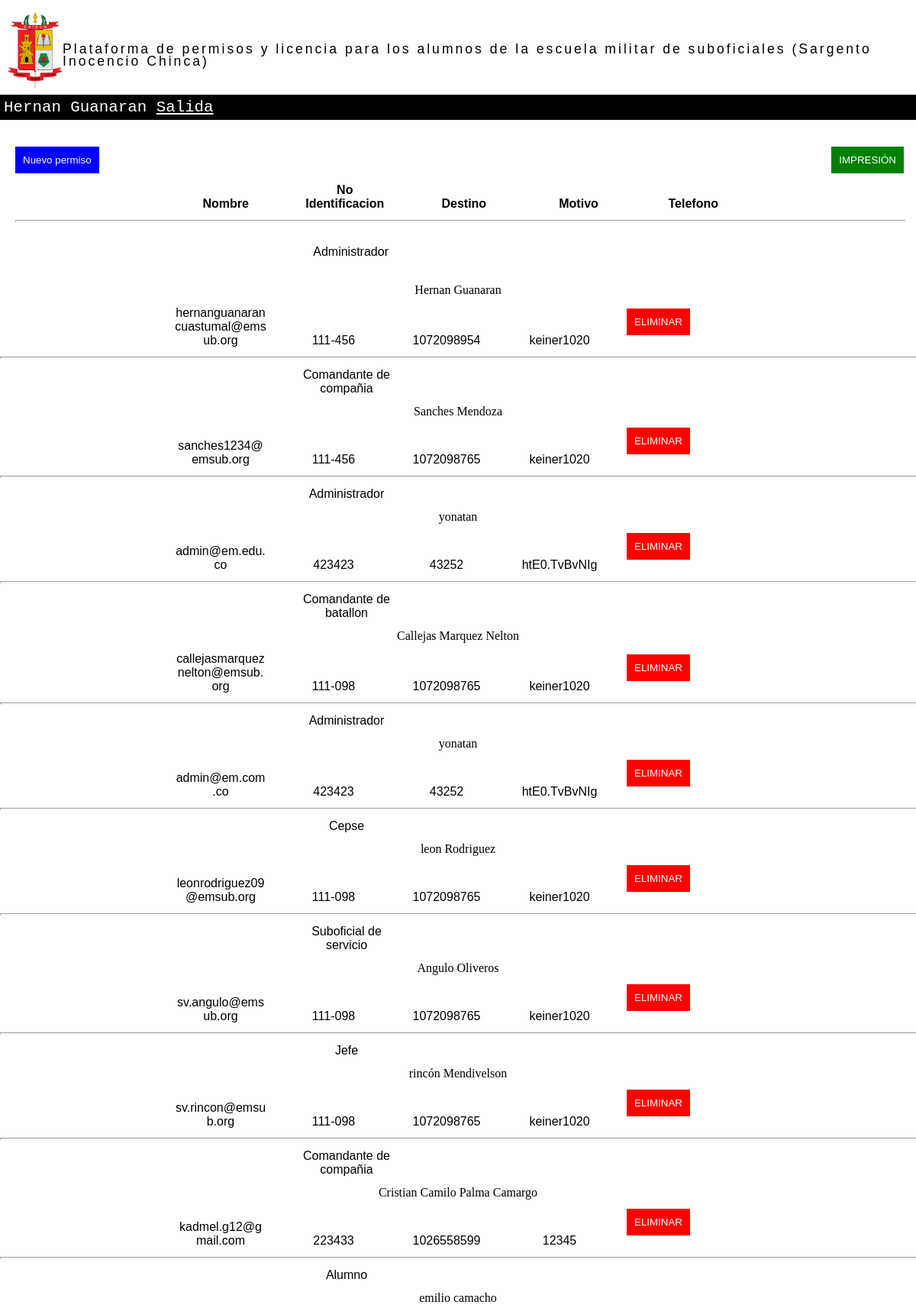
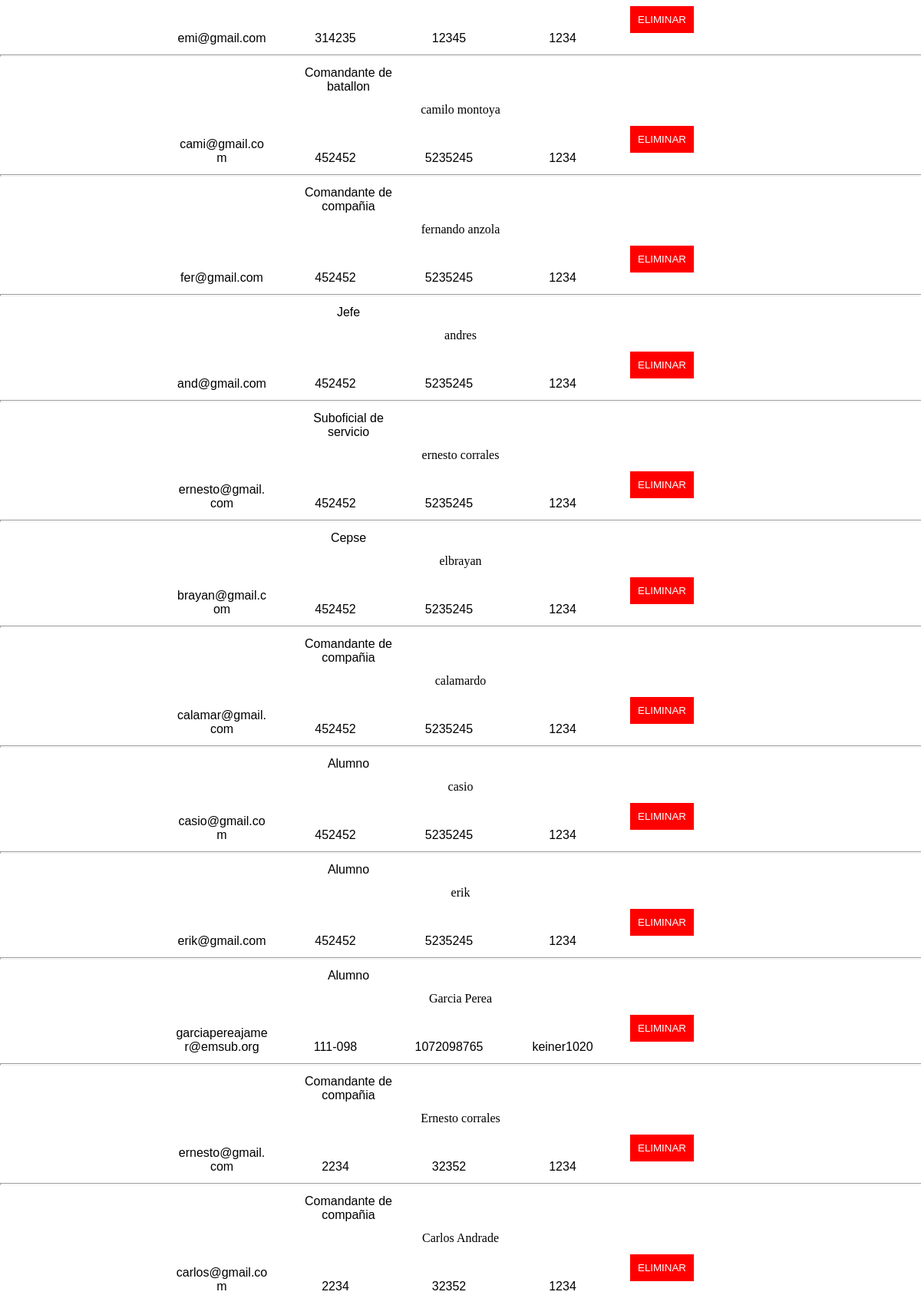
The app's page /admin.php (signed in, upper part) with its own data (2 pictures, top to bottom).
### tables this page shows
CREATE TABLE `user` (
  `id` int(11) NOT NULL,
  `rol` varchar(20) NOT NULL,
  `n` varchar(60) NOT NULL,
  `email` varchar(40) NOT NULL,
  `cc` varchar(40) NOT NULL,
  `ide` varchar(50) NOT NULL,
  `clave` varchar(30) NOT NULL,
  `s` varchar(20) NOT NULL,
  `f` varchar(20) NOT NULL,
  `ni` varchar(50) NOT NULL,
  `de` varchar(50) NOT NULL,
  `fo` varchar(200) NOT NULL
);

### admin.php (the view, shortened to what this page needs)
<?php
$us=$_SESSION['username'];
if($us !=""){
?><html>
    <head>
        </head>
    <body>
         <?php
    include("conf.php");
    $stn=mysqli_query($mysqli,"SELECT * FROM user WHERE email='$us'");
    $ru=mysqli_fetch_array($stn);
    $ene=$ru["n"];
    ?>
<div id="nav">
<br><br><img src="assets/in.png">
<p id="p2">Plataforma de permisos y licencia para los alumnos de la escuela militar de suboficiales (Sargento Inocencio Chinca) </p>
<br>
<br>
<p onclick="per()" style="background-color:black;color:white;padding:5px;font-family:'Courier New', monospace; font-size:1.3em;"><?php echo $ene;?>  <a href="logout.php" style="color:white;"> Salida</a><br></p> <br><br>
</div>
       <br><br>
                <br><br>
        <center>
        <div id="contu">
            <button style="float:left;color:white;background-color:blue;padding:10px;border:none;" onclick="ab()">Nuevo permiso</button>
             <button onclick="window.print()" style="float:right;color:white;background-color:green;padding:10px;border:none;">IMPRESI&Oacute;N</button>
           <br><br>
            <div id="col" style="width:11%;" >
               <strong> Nombre</strong>
                </div>
                 <div id="col" style="width:11%;" >
               <strong>        No Identificacion</strong>
                </div>
                 <div id="col" style="width:11%;" >
                      <strong> Destino</strong>
                </div> <div id="col">
                  <strong>    Motivo</strong>
                </div> <div id="col" style="width:11%;" >
            <strong>          Telefono</strong>
                </div>
                <hr style="width:100%; color:black;height:1px;">
                <br>
                <?php
                include("conf.php");
                $stm=mysqli_query($mysqli,"SELECT * FROM user");
                while($row=mysqli_fetch_array($stm)){
                   $n=$row["n"];
                     $email=$row["email"];
                      $ide=$row["ide"];
                       $cc=$row["cc"];
                       $c=$row["clave"];
                        $idol=$row["id"];
                         $rose=$row["rol"];
                            echo'<div id="col">';
                            echo"<center>";
if($rose=="cc"){echo "Comandante de compañia";}
if($rose=="cb"){echo "Comandante de batallon";}
if($rose=="a"){echo "Alumno";}
if($rose=="ad"){echo "Administrador";}
if($rose=="j"){echo "Jefe";}
if($rose=="c"){echo "Cepse";}
if($rose=="s"){echo "Suboficial de servicio";}
                    echo "</center>";
                            echo'</div>';
                            echo'<div id="col">';
                            echo'</div>';
                    echo' <div id="col">';
               echo '</div>';
               echo '</div>';
                  echo "<p onclick='resy$nt()'>$n</p>";
                  echo' <div id="col">';
                  echo $email;
               echo '</div>';
                 echo' <div id="col">';
                  echo $ide;
               echo '</div>';
                 echo' <div id="col">';
                  echo $cc;
               echo '</div>';
                 echo' <div id="col">';
                  echo $c;
               echo '</div>';
                 echo' <div style="width:150px;" id="col">';
                       echo"<button onclick='re$idol()' style='diaplay:inline-block;float:left;color:white; background-color:red; padding:10px;border:none;' value='Rechazar'>ELIMINAR</button>";
                  echo"</center>";
               echo '</div>';
               echo ' <hr style="width:100%; color:black;height:1px;">';
                }
                ?>
        </body>
    </html>
           <?php }else{header("Location:index.php");}?>

### admin.php (style rules this page uses)
* { padding:0;margin:0; }
#nav { margin-top:20px; width:100%; height:100px; background-color:white; color:black; display:block; position:absolute; z-index:1; }
#nav a { color:black; }
#nav img { margin-left:10px; margin-top:-40px; width:6%; height:100px; display:inline-block; float:left; }
#p2 { font-family:sans-serif; font-size:1.1em; letter-spacing:3px; line-height:16px; }
#contu { width:97%; display:block; padding:20px; margin-top:100px; }
#col { width:10%; margin:0px; display:inline-block; font-family:sans-serif; word-wrap:break-word; padding:12px; }

### records on screen
user: n "Hernan Guanaran", rol "Administrador", email "hernanguanarancuastumal@emsub.org", ide "111-456", cc "1072098954", clave "keiner1020"
user: rol "Comandante de compañia", n "Sanches Mendoza", email "sanches1234@emsub.org", ide "111-456", cc "1072098765", clave "keiner1020"
user: rol "Administrador", n "yonatan", email "admin@em.edu.co", ide "423423", cc "43252", clave "htE0.TvBvNIg"
user: rol "Comandante de batallon", n "Callejas Marquez Nelton", email "callejasmarqueznelton@emsub.org", ide "111-098", cc "1072098765", clave "keiner1020"
user: rol "Administrador", n "yonatan", email "admin@em.com.co", ide "423423", cc "43252", clave "htE0.TvBvNIg"
user: rol "Cepse", n "leon Rodriguez", email "leonrodriguez09@emsub.org", ide "111-098", cc "1072098765", clave "keiner1020"
user: rol "Suboficial de servicio", n "Angulo Oliveros", email "sv.angulo@emsub.org", ide "111-098", cc "1072098765", clave "keiner1020"
user: rol "Jefe", n "rincón Mendivelson", email "sv.rincon@emsub.org", ide "111-098", cc "1072098765", clave "keiner1020"
user: rol "Comandante de compañia", n "Cristian Camilo Palma Camargo", email "kadmel.g12@gmail.com", ide "223433", cc "1026558599", clave "12345"
user: rol "Alumno", n "emilio camacho", email "emi@gmail.com", ide "314235", cc "12345", clave "1234"
user: rol "Comandante de batallon", n "camilo montoya", email "cami@gmail.com", ide "452452", cc "5235245", clave "1234"
user: rol "Comandante de compañia", n "fernando anzola", email "fer@gmail.com", ide "452452", cc "5235245", clave "1234"
user: rol "Jefe", n "andres", email "and@gmail.com", ide "452452", cc "5235245", clave "1234"
user: rol "Suboficial de servicio", n "ernesto corrales", email "ernesto@gmail.com", ide "452452", cc "5235245", clave "1234"
user: rol "Cepse", n "elbrayan", email "brayan@gmail.com", ide "452452", cc "5235245", clave "1234"
user: rol "Comandante de compañia", n "calamardo", email "calamar@gmail.com", ide "452452", cc "5235245", clave "1234"
user: rol "Alumno", n "casio", email "casio@gmail.com", ide "452452", cc "5235245", clave "1234"
user: rol "Alumno", n "erik", email "erik@gmail.com", ide "452452", cc "5235245", clave "1234"
user: rol "Alumno", n "Garcia Perea", email "garciapereajamer@emsub.org", ide "111-098", cc "1072098765", clave "keiner1020"
user: rol "Comandante de compañia", n "Ernesto corrales", email "ernesto@gmail.com", ide "2234", cc "32352", clave "1234"
user: rol "Comandante de compañia", n "Carlos Andrade", email "carlos@gmail.com", ide "2234", cc "32352", clave "1234"
